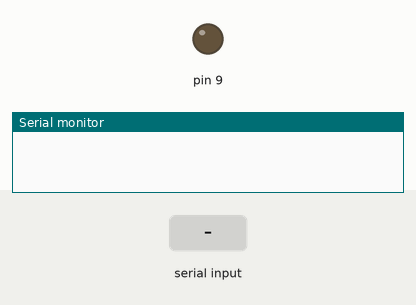
This sketch was run on a simulated Arduino Uno, built with avr-gcc and run on an emulated ATmega328P. Parts: output pins drawn as LEDs (lit = HIGH), the last lines printed to the serial monitor. Inputs (shaded band) come from the test bench.

Above: at 1.2 s.
1.3 s: "+" received over Serial
At 3.3 s:
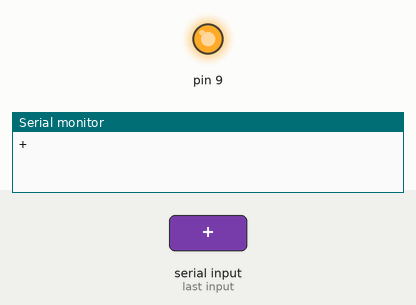
3.8 s: "90,45\n" received over Serial
6.3 s: "30,150\n" received over Serial
At 8.8 s:
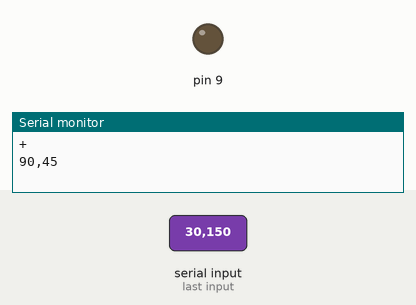
9.3 s: "5\n" received over Serial
At 10.6 s:
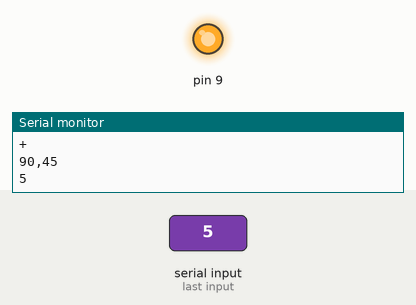
Timing chart, 0 to 16.7 s (numbered marks = the images above; inputs shaded):
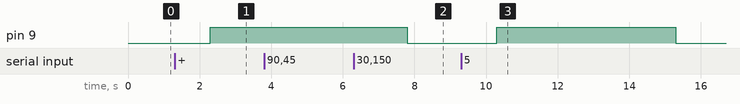

Measured:
- after the input at 1.3 s, pin 9: LOW → HIGH after 1.0 s
- after the input at 6.3 s, pin 9: HIGH → LOW after 1.5 s
- after the input at 9.3 s, pin 9: LOW → HIGH after 1.0 s, → LOW 5.0 s later

The sketch:

final_bt_relay.ino
```cpp
String a;
void setup()
{
  Serial.begin(38400);
  pinMode(9,OUTPUT);
}

void loop()
{
  while(Serial.available())
  {
    a=Serial.readString();
    Serial.println(a);
    if(a=="+")
    {
      digitalWrite(9,HIGH);
    }
    else
    {
      int t=a.toInt();
      int h=t/10000;
      int m=(t/100)%100;
      int s=t%100;
      int fin=h*3600+m*60+s;
      for(int i=0;i<fin;i++)
      {
        if(Serial.available())
        {
          String temp=Serial.readString();
          digitalWrite(9,LOW);
          break;
        }
        digitalWrite(9,HIGH);
        delay(1000);
      }
      digitalWrite(9,LOW);
    }
  }
}
```
